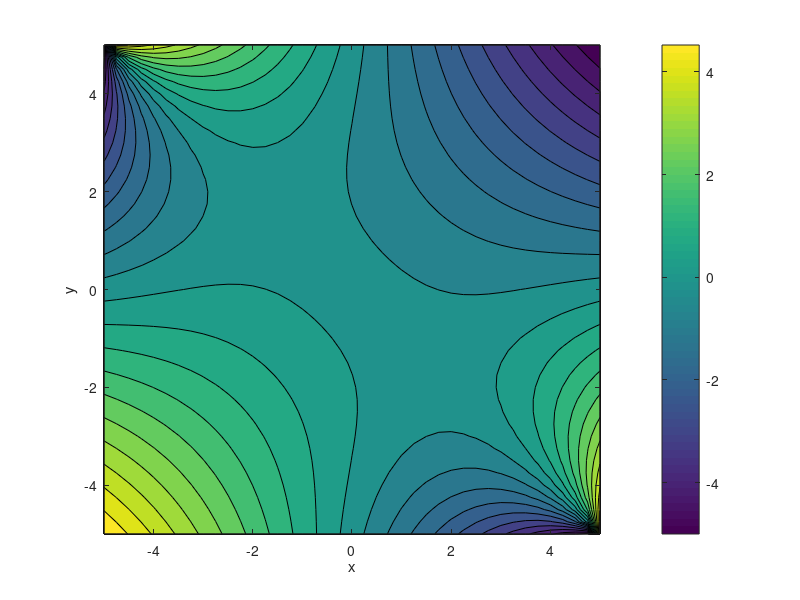

MATLAB code for this plot:
% by martin king, 31 Aug 2008
%------------------------------
% solves 2D Laplace Equation by direct method 
% (i.e. inverse Laplacian).
% 0=u_xx+u_yy in domain [-5,5]x[-5,5]
% bc's: top and bottom walls u=-x
%       left and right walls u=-y
% ic: u=0.

clear all; close all;
format long;

xmin=-5.; xmax=5.; ymin=-5.; ymax=5.;  % defining domain
dx=0.25; dy=0.25;  % grid spacing
x=[xmin:dx:xmax]; y=[ymin:dy:ymax];  % defining mesh
[X,Y]=meshgrid(x,y);  %X,Y only used for plotting later
[nx,ny]=size(X);  % setting number of grid points

% boundary values
topwall=find(Y==ymax); botwall=find(Y==ymin);
lefwall=find(X==xmin); rigwall=find(X==xmax);

u=zeros(nx,ny);
u(topwall)=-x; u(botwall)=-x;  %boundary conditions
u(lefwall)=-y; u(rigwall)=-y;

I = speye(nx-2); % identity matrix
D = dx^(-2)*toeplitz([-2 1 zeros(1,nx-4)]);  % 1D Laplacian
% 2D Laplacian; difficult to explain, but this is the MATLAB way to make
% this:
L = kron(I,D) + kron(D,I);  

%forming the rhs (here, it's the b.c.'s) by taking \nabla^2, 
%internal points must be zero for this to work.
rhs=4*del2(u,dx,dy);  
%the border of internal points nicely forms the b.c's; the rest of 
%the points are zero because this is a Laplace Eq, ie f(x,y)=0.
rhs=rhs(2:end-1,2:end-1);
%reshape rhs into a vector
rhs=reshape(rhs,(nx-2)*(ny-2),1);
%don't forget we have to change the sign, when we move terms from LHS to RHS.
rhs=-1.*rhs;

utemp=L\rhs;  %all the above was done just to do this!
utemp=reshape(utemp,nx-2,ny-2);  %reshaping into a matrix
u(2:end-1,2:end-1)=utemp;  %update internal points

%plotting
        contourf(X,Y,u,20),colorbar;
        xlabel('x');ylabel('y');
%

        
    
    
    
    








